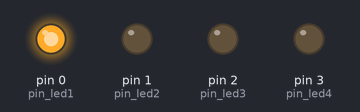
The sketch below on a simulated Arduino Uno, built with avr-gcc and run on an emulated ATmega328P. On the bench: output pins drawn as LEDs (lit = HIGH).

Above: at 0.5 s.
At 2.5 s:
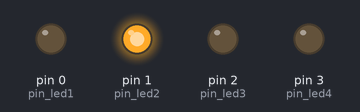
At 4.5 s:
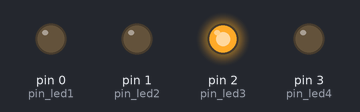
At 6.5 s:
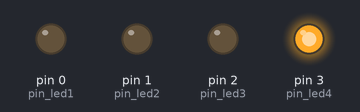
At 9.5 s:
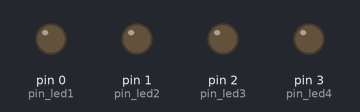
Timing chart, 0 to 10.4 s (numbered marks = the images above):
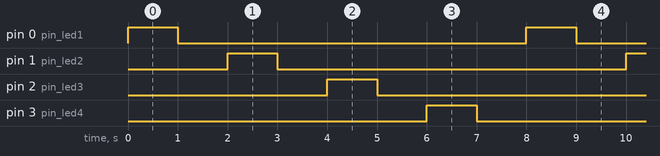

Measured:
- by itself, pin 0 (pin_led1), pin 1 (pin_led2), pin 2 (pin_led3), pin 3 (pin_led4): alternates HIGH for 1.0 s and LOW for 7.0 s
- by itself, everything shown: repeats every 8.0 s, in 8 steps

The sketch:

sketch_nov15a.ino
```cpp
#define pin_led1 0
#define pin_led2 1
#define pin_led3 2
#define pin_led4 3
void setup() {
  // put your setup code here, to run once:
  pinMode(pin_led1, OUTPUT);
  pinMode(pin_led2, OUTPUT);
  pinMode(pin_led3, OUTPUT);
  pinMode(pin_led4, OUTPUT);

}

void loop() {
  // put your main code here, to run repeatedly:
  digitalWrite(pin_led1, HIGH);
  delay(1000);
  digitalWrite(pin_led1, LOW);
  delay(1000);
  digitalWrite(pin_led2, HIGH);
  delay(1000);
  digitalWrite(pin_led2, LOW);
  delay(1000);
  digitalWrite(pin_led3, HIGH);
  delay(1000);
  digitalWrite(pin_led3, LOW);
  delay(1000);
  digitalWrite(pin_led4, HIGH);
  delay(1000);
  digitalWrite(pin_led4, LOW);
  delay(1000);

}
```
